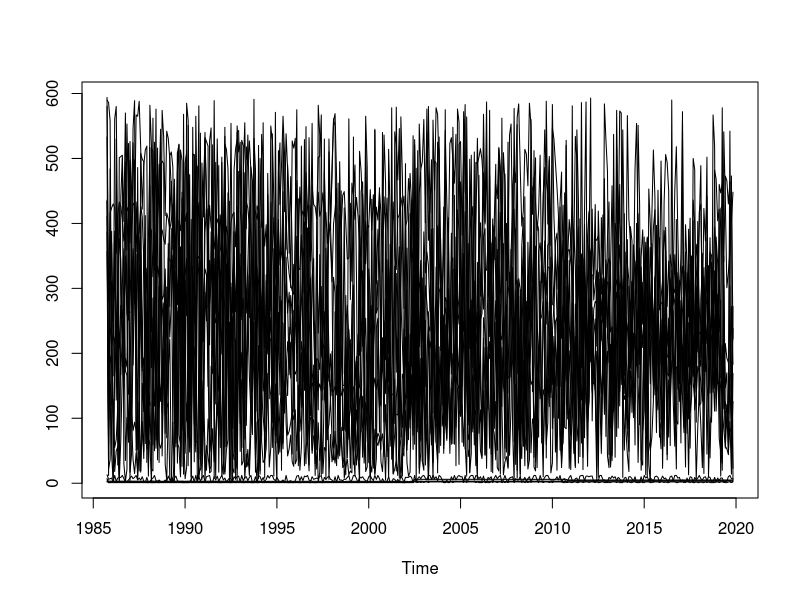
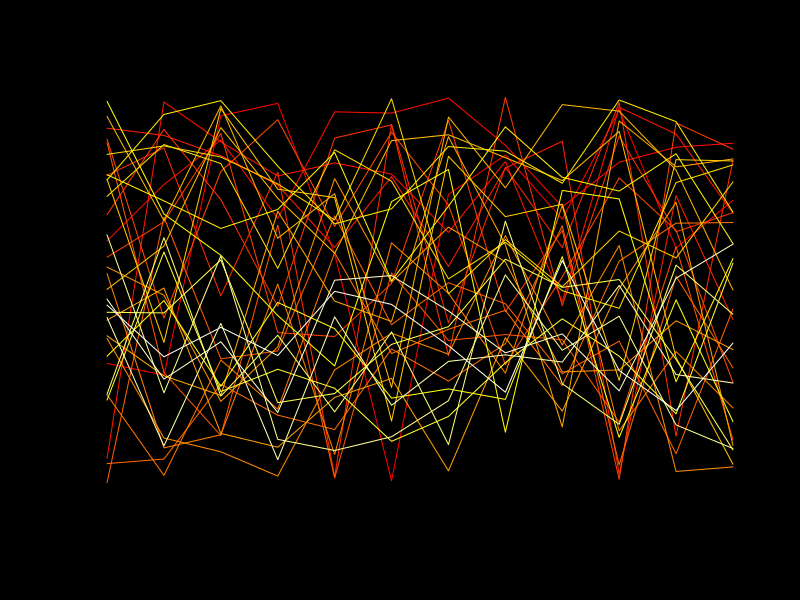
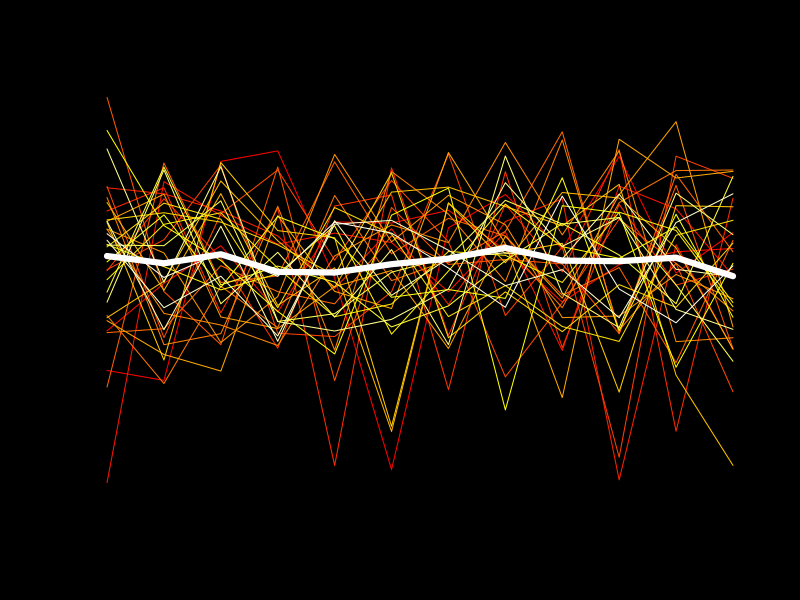
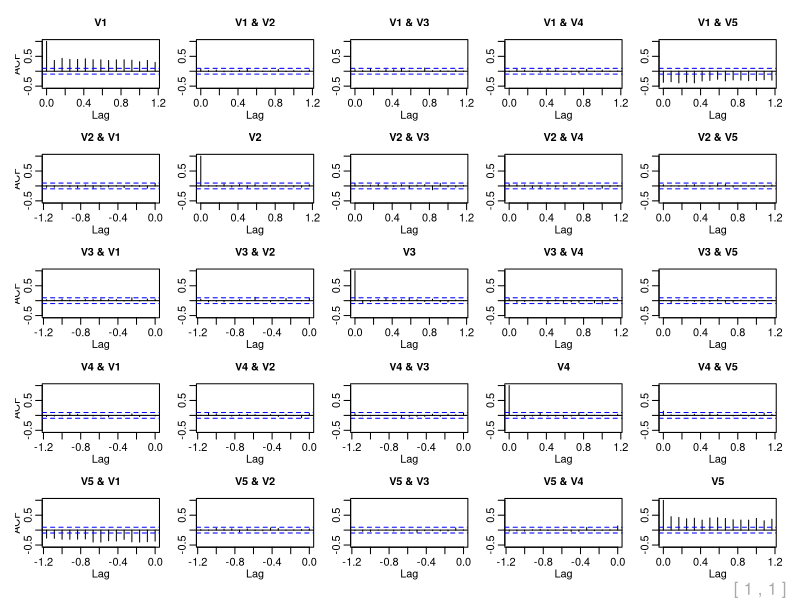
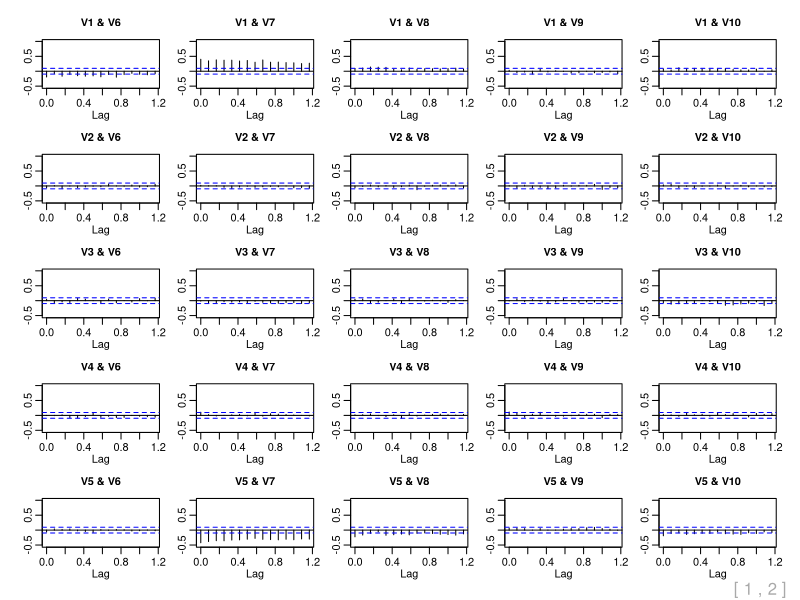
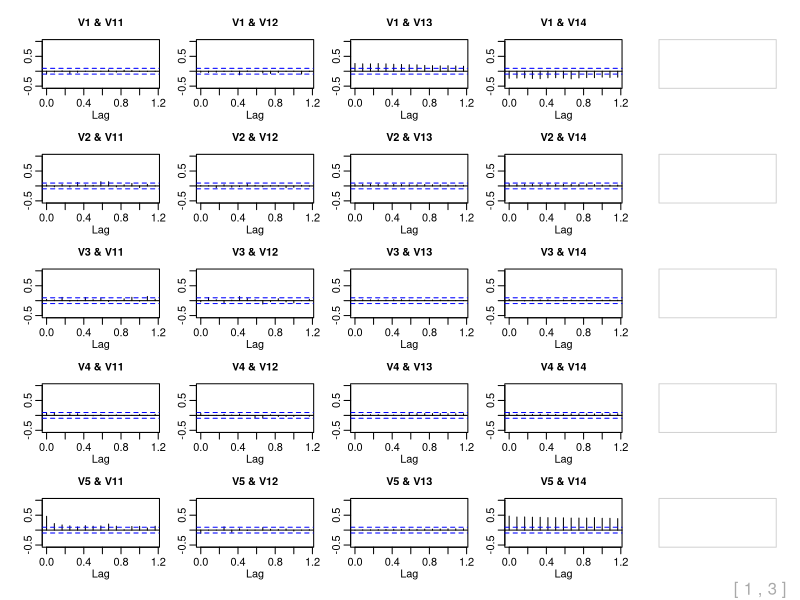
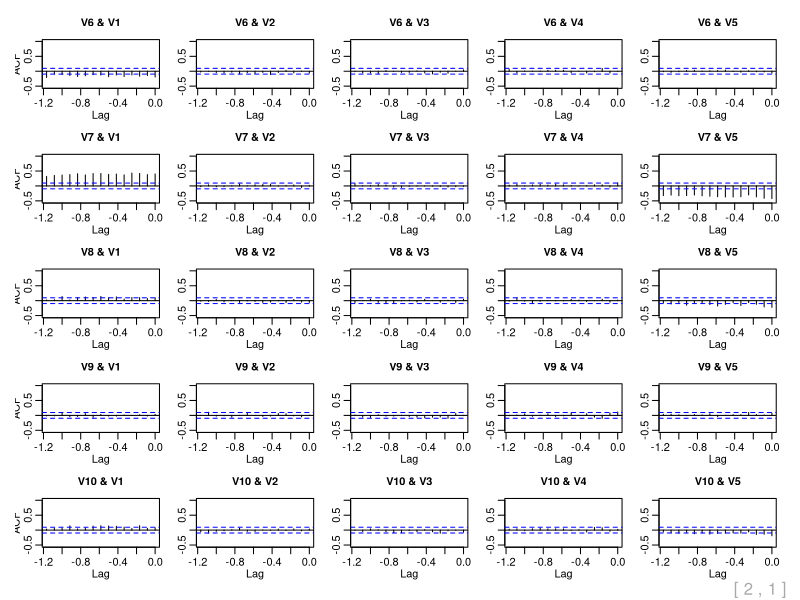
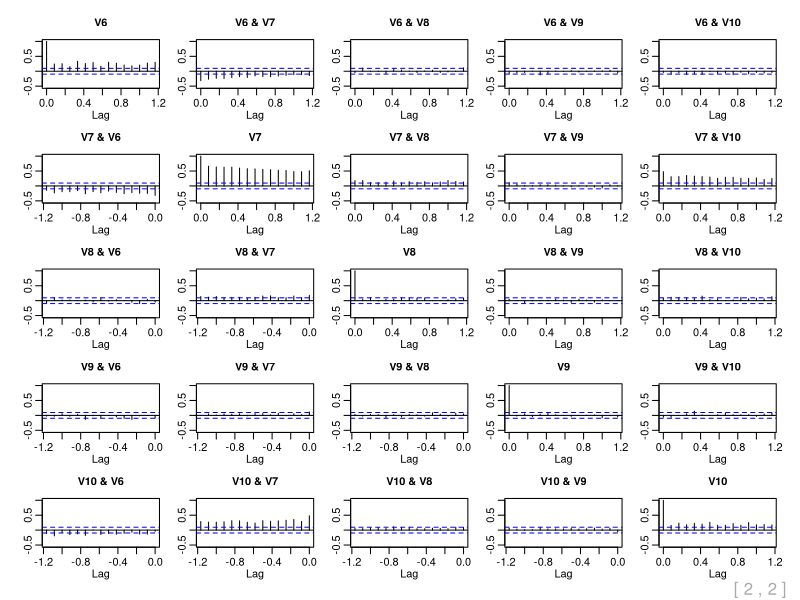

The R source for these figures, in order: (Note: this script raises an error after producing the figures.)
tabella = read.csv("tabella.csv",header=F)
tabella.ts = ts(tabella,start=c(1985,10),end=c(2019,11),frequency=12)
ts.plot(tabella.ts)
#andamento dei vari anni
matrixElect = matrix(window(tabella.ts,start=c(1986,1),end=c(2018,12)), 12, 33)
par(bg = "black")
ts.plot(matrixElect, col = heat.colors(33))
ts.plot(scale(matrixElect, scale = F), col = heat.colors(33))
lines(rowMeans(scale(matrixElect, scale = F)), lwd = 6, col = "white")
par(bg = "white")
#acf
layout(1:3)
acf(tabella.ts)
acf(tabella.ts,60)
acf(diff(tabella.ts))
layout(1)
#DECOMPOSIZIONE 
tabella.ts.da = decompose(tabella.ts)
plot(tabella.ts.da)
#residui del modello addittivo
tabella.ts.dar=as.vector(window(tabella.ts.da$random,c(1986,4),c(2019,5)))
plot(tabella.ts.dar,pch=20)
#varianza spiegata
1-var(tabella.ts.dar)/var(window(tabella.ts,c(1986,4),c(2019,5)))
#istogramma
hist(tabella.ts.dar,20,freq=F,main="Istogramma dei residui additivi")
lines(density(tabella.ts.dar),col="blue") 
legend("topleft", legend=c("Densità teorica", "Densità empirica"),col=c("red", "blue"), lty=1:1, cex=1)
lines(sort(tabella.ts.dar),dnorm(sort(tabella.ts.dar),mean(tabella.ts.dar),sd(tabella.ts.dar)),col="red") 
#quantili
qqnorm(tabella.ts.dar,main="Q-Q Plot dei residui additivi")
qqline(tabella.ts.dar)
#acf sui residui
acf(tabella.ts.dar,main="acf residui additivi")
#test di shapiro
shapiro.test(tabella.ts.dar)

#ANALISI

tabella = read.csv("tabella.csv",header=FALSE)
tabella.ts = ts(tabella,start=c(1985,10),end=c(2019,11),frequency=12)
#SE
tabella.se=HoltWinters(tabella.ts,beta=F,gamma=F)
summary(tabella.se)
tabella.se$alpha
plot(tabella.se)
legend("topleft", legend=c("Serie originaria", "Serie delle previsioni con SE"),col=c("black", "red"), lty=1:1, cex=1)
#cambio alpha "a mano"
plot(tabella.se);
points(HoltWinters(tabella.ts,alpha=0.2,beta=F,gamma=F)$fitted, col="blue",type="l")
plot(tabella.se);
points(HoltWinters(tabella.ts,alpha=0.3,beta=F,gamma=F)$fitted, col="blue",type="l")
plot(tabella.se);
points(HoltWinters(tabella.ts,alpha=0.4,beta=F,gamma=F)$fitted, col="blue",type="l")
plot(tabella.se);
points(HoltWinters(tabella.ts,alpha=0.5,beta=F,gamma=F)$fitted, col="blue",type="l")
plot(tabella.se);
points(HoltWinters(tabella.ts,alpha=0.6,beta=F,gamma=F)$fitted, col="blue",type="l")
tabella.se=HoltWinters(tabella.ts,alpha=0.6,beta=F,gamma=F)#0.6 sembra il valore migliore
#previsione SE e bande di confidenza
predict(tabella.se,1)
tabella.se.r = residuals(tabella.se)
plot(tabella.se,predict(tabella.se,1)) 
lines(predict(tabella.se,12)+quantile(tabella.se.r,0.05),col="green3") 
lines(predict(tabella.se,12)+quantile(tabella.se.r,0.95),col="green3")
#SET
tabella.set = HoltWinters(tabella.ts,gamma=F)
plot(tabella.set)
tabella.set$alpha
tabella.set$beta

#HOLT WINTERS
tabella.hw =HoltWinters(tabella.ts)
plot(tabella.hw)
legend("topleft", legend=c("Serie originaria", "Serie delle previsioni con HW"),col=c("black", "red"), lty=1:1, cex=1)

#confronto tra trend di stl e di hw
tabella.stl=stl(tabella.ts[,1],"periodic")
legend("topleft", legend=c("Trend decomposizione", "Trend Holt-Winters"),col=c("black", "red"), lty=1:1, cex=1)
ts.plot(tabella.stl$time.series[,2],tabella.hw$fitted[,2],col=c("black","red"))
#confronto con stagionalita
legend("topleft", legend=c("Stagionalità decomposizione", "Stagionalità Holt-Winters"),col=c("black", "red"), lty=1:1, cex=0.6)
ts.plot(tabella.stl$time.series[,1],tabella.hw$fitted[,4],col=c("black","red"))
#PREVISIONE HW
tabella.hw.r = residuals(tabella.hw)
plot(tabella.hw,predict(tabella.hw,12)) 
lines(predict(tabella.hw,12)+quantile(tabella.hw.r,0.05),col="green3") 
lines(predict(tabella.hw,12)+quantile(tabella.hw.r,0.95),col="green3")
legend("topleft", legend=c("Serie originale", "Serie Holt-Winter","Intervalli di incertezza"),col=c("black", "red","green"), lty=1:1, cex=1)
#RESIDUI HW
plot(tabella.hw.r,type="p",pch=20)
plot(tabella.hw$fitted[,1],tabella.hw.r,pch=20)
start(tabella.ts)
end(tabella.ts)
start(tabella.hw.r)
end(tabella.hw.r)
1-var(tabella.hw.r)/var(window(tabella.ts,c(1986,10)))
acf(tabella.hw.r)
hist(tabella.hw.r,20,freq=F)
lines(density(tabella.hw.r))
lines(sort(tabella.hw.r),dnorm(sort(tabella.hw.r),mean(tabella.hw.r),sd(tabella.hw.r)),col="red") 
qqnorm(tabella.hw.r)
qqline(tabella.hw.r)
shapiro.test(tabella.hw.r)

#CONFRONTO CON METODI AUTOREGRESSIVI
tabella = read.csv("tabella.csv",header=FALSE)
tabella.ts = ts(tabella,start=c(1985,10),end=c(2019,11),frequency=12)
pacf(tabella.ts)
pacf(tabella.ts,60)#25
#YULE-WALKER
tabella.ar = ar(tabella.ts)
tabella.ar#infatti viene una dipendenza di ordine 25
ts.plot(tabella.ts, tabella.ts - tabella.ar$resid, col = c("black", "red"))

#previsione modello
tabella.ar.pt = predict(tabella.ar, n.ahead = 12, se.fit = FALSE) 
plot(tabella.ar.pt)

#incertezza non parametrica
tabella.ar.r = tabella.ar$resid[26:410]
y.max = max(tabella.ar.pt + quantile(tabella.ar.r, 0.975))
y.min = min(tabella.ar.pt + quantile(tabella.ar.r, 0.025)) 
ts.plot(tabella.ar.pt, ylim = c(y.min, y.max)) 
lines(tabella.ar.pt + quantile(tabella.ar.r, 0.975), col = "red") 
lines(tabella.ar.pt + quantile(tabella.ar.r, 0.025), col = "red")

#residui modello
acf(tabella.ar.r)
pacf(tabella.ar.r)
l=length(tabella.ts)
v = var(tabella.ts[26:l]) 
1-var(na.omit(tabella.ar$resid))/v 
hist(tabella.ar.r, 20, freq = F)
lines(density(tabella.ar.r), col = "red")
lines(sort(tabella.ar.r), dnorm(sort(tabella.ar.r), mean(tabella.ar.r), sd(tabella.ar.r)),col = "blue") 
qqnorm(tabella.ar.r) 
qqline(tabella.ar.r)
shapiro.test(tabella.ar.r)#non sono normali

#confronto con hw per previsioni
tabella.hw = HoltWinters(tabella.ts)
tabella.ar.pt = predict(tabella.ar, n.ahead = 11)
ts.plot(tabella.ts, tabella.ar.pt$pred, predict(tabella.hw, 12), col = c("black", "red", "green3"))
legend("topleft", legend=c("serie originale", "previsione metodo Yule-Walker","previsione metodo Holt-Winters"),col=c("black", "red","green3"), lty=1:1, cex=1)

#confronto tramite autovalidazione!
train = window(tabella.ts, start=c(1985,10),end=c(2017,12))
test = window(tabella.ts,start=c(2018,1),end=c(2019,11))
tabella.hw.p = predict(HoltWinters(train), 23)
tabella.ar.p = predict(ar(train), n.ahead = 23, se.fit = FALSE) 
ts.plot(test, tabella.hw.p, tabella.ar.p, col = c("black", "red", "blue")) 
legend("bottomleft", legend=c("serie originale", "previsione metodo Yule-Walker","previsione metodo Holt-Winters"),col=c("black", "blue","red"), lty=1:1, cex=0.8)


#MINIMI QUADRATI
tabella.ls = ar(tabella.ts,method="ols")
tabella.ls$order

#valori stimati del modello
ts.plot(tabella.ts, tabella.ts - tabella.ls$resid, col = c("black", "red"))
legend("topleft", legend=c("serie originale", "valori stimati dal modello dei minimi quadrati"),col=c("black", "red"), lty=1:1, cex=1)

#residui
tabella.ls.r = as.double(na.omit(tabella.ls$resid))
acf(tabella.ls.r)
pacf(tabella.ls.r)
tabella.ls.r = as.double(na.omit(tabella.ls$resid))
tabella.ls.fitted = as.double(na.omit(tabella.ts - tabella.ls$resid))
plot(tabella.ls.fitted, tabella.ls.r, pch = 20)
1-var(tabella.ls.r)/var(tabella.ls.r + tabella.ls.fitted)
hist(tabella.ls.r, 20, freq = F)
lines(density(tabella.ls.r), col = "red")
lines(sort(tabella.ls.r), dnorm(sort(tabella.ls.r), mean(tabella.ls.r), sd(tabella.ls.r)),col = "blue") 
qqnorm(tabella.ls.r) 
qqline(tabella.ls.r)
shapiro.test(tabella.ls.r)#non sono normali

#previsione modello
tabella.ls.pt = predict(tabella.ls, n.ahead = 12, se.fit = FALSE) 
ts.plot(tabella.ts, tabella.ts - tabella.ls$resid, tabella.ls.pt, col = c("black", "blue","red"), lwd = c(1, 1, 1))

# confronto con hw per previsione
tabella.hw = HoltWinters(tabella.ts)
tabella.hw.pt = predict(tabella.hw, 12)
ts.plot(tabella.ts,tabella.ls.pt, tabella.hw.pt, col = c("black","red", "blue")) 
legend("topleft", legend=c("serie originale", "previsione metodo minimi quadrati","previsione metodo Holt-Winters"),col=c("black", "red","blue"), lty=1:1, cex=0.7)

#confronto tramite autovalidazione
train = window(tabella.ts, start=c(1985,10),end=c(2018,12))
test = window(tabella.ts,start=c(2019,1),end=c(2019,11))
tabella.hw.p = predict(HoltWinters(train), 11)
tabella.ls.p = predict(ar(train, method = "ols"), n.ahead = 11, se.fit = FALSE) 
ts.plot(test, tabella.hw.p, tabella.ls.p, col = c("black", "red", "blue")) 
legend("topleft", legend=c("serie originale", "previsione metodo minimi quadrati","previsione metodo Holt-Winters"),col=c("black", "blue","red"), lty=1:1, cex=0.7)
